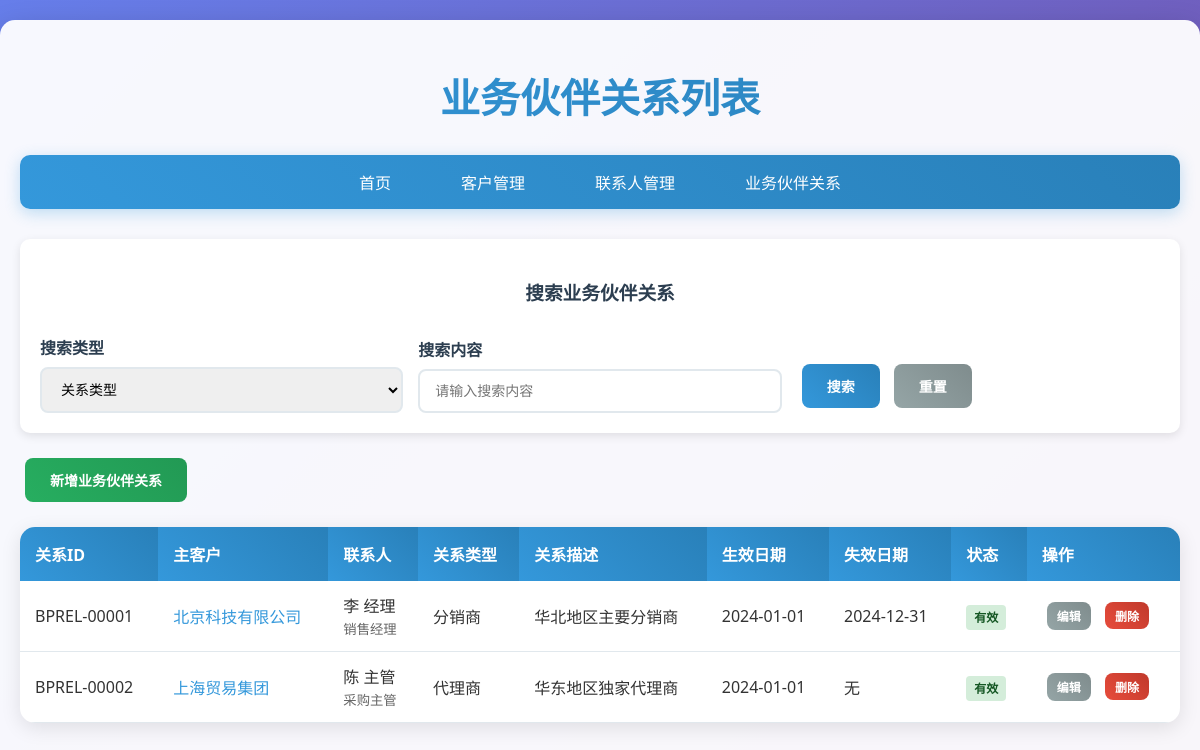
Page /customer/relationships on the earlier database version.
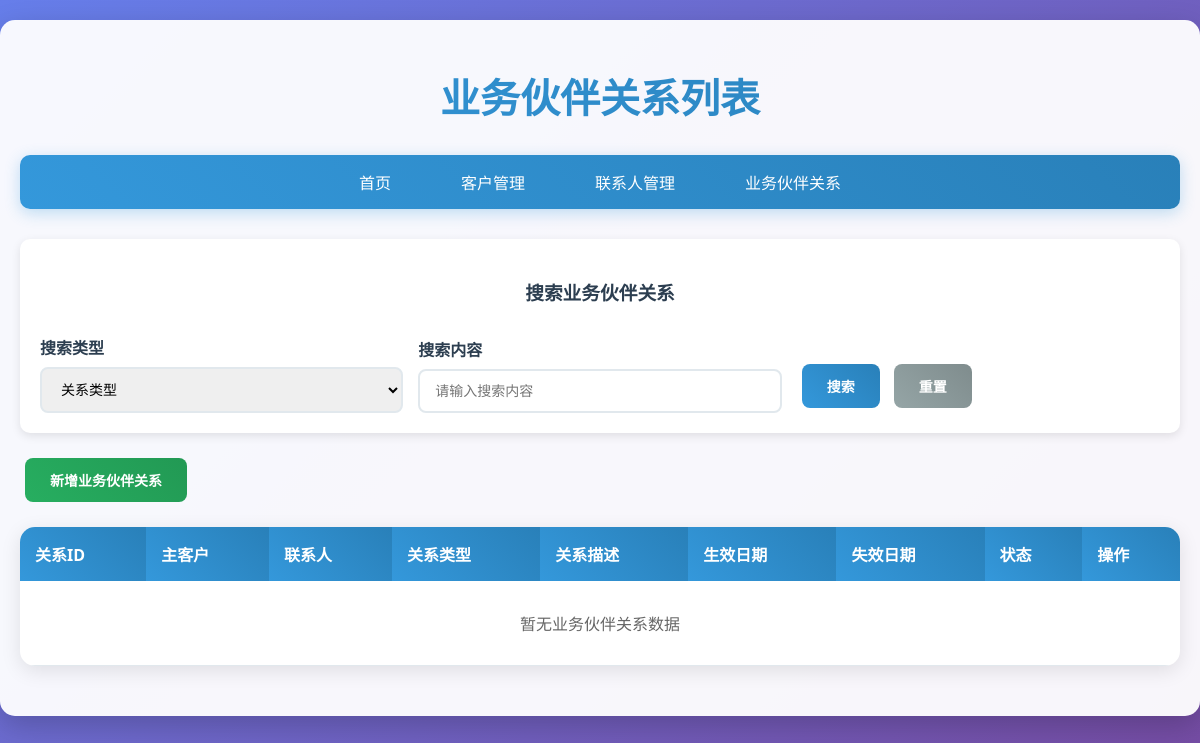
Same page on the later database version.
### customer/models.py (models this page shows, shortened)
class BPRelationship(db.Model):
    __tablename__ = 'bp_relationship'
    relationship_id = db.Column(db.String(255), primary_key=True, comment='关系ID，唯一键（如"BPREL-00001"）')
    main_customer_id = db.Column(db.String(255), db.ForeignKey('customer.customer_id'), nullable=False, comment='主客户编号')
    contact_id = db.Column(db.String(255), db.ForeignKey('contact_person.contact_id'), nullable=True, comment='联系人ID')
    relationship_type = db.Column(db.String(255), nullable=False, comment='关系类型（如"分销商""代理商"）')
    description = db.Column(db.String(255), comment='关系描述')
    effective_date = db.Column(db.Date, comment='生效日期')
    expiry_date = db.Column(db.Date, comment='失效日期')
    status = db.Column(db.String(255), default='有效', comment='关系状态（"有效""已终止"）')
    contact_person = db.relationship('ContactPerson', backref='bp_relationships', lazy=True)

class Customer(db.Model):
    __tablename__ = 'customer'
    customer_id = db.Column(db.String(255), primary_key=True, comment='客户编号，唯一键（如"CUST-CN00001"）')
    customer_name = db.Column(db.String(255), nullable=False, comment='客户名称，全称')
    customer_type = db.Column(db.String(255), nullable=False, comment='客户类型，分为person/group/organization')
    address = db.Column(db.String(255), nullable=False, comment='注册或经营地址')
    phone = db.Column(db.String(255), nullable=False, comment='固定办公电话')
    email = db.Column(db.String(255), nullable=False, comment='官方邮箱')
    credit_limit = db.Column(db.Numeric(10, 2), default=0, comment='信用额度，非负数')
    payment_terms_code = db.Column(db.String(255), comment='付款条件代码')
    sales_region_code = db.Column(db.String(255), comment='销售区域代码')
    status = db.Column(db.String(255), default='正常', comment='客户状态（"正常""已停用""已注销"）')
    created_at = db.Column(db.DateTime, default=datetime.utcnow, comment='创建时间，可自动生成')
    contact_persons = db.relationship('ContactPerson', backref='customer', lazy=True, cascade='all, delete-orphan')
    bp_relationships = db.relationship('BPRelationship', backref='main_customer', lazy=True, cascade='all, delete-orphan')

class ContactPerson(db.Model):
    __tablename__ = 'contact_person'
    contact_id = db.Column(db.String(255), primary_key=True, comment='联系人ID，唯一键（如"CONT-00001"）')
    customer_id = db.Column(db.String(255), db.ForeignKey('customer.customer_id'), nullable=False, comment='所属客户编号')
    first_name = db.Column(db.String(255), nullable=False, comment='名')
    last_name = db.Column(db.String(255), nullable=False, comment='姓')
    country_language = db.Column(db.String(255), comment='国家/语言')
    contact_info = db.Column(db.String(255), nullable=False, comment='办公电话/手机/邮箱（至少一项）')
    position = db.Column(db.String(255), comment='职位')
    status = db.Column(db.String(255), default='有效', comment='联系人状态（"有效""无效"）')

### customer/views.py (the view)
@bp.route('/relationships')
def list_relationships():
    search_form = BPRelationshipSearchForm()
    relationships = BPRelationship.query.all()
    return render_template('customer/relationship_list.html', relationships=relationships, search_form=search_form)

### customer/forms.py
class BPRelationshipSearchForm(FlaskForm):
    search_type = SelectField('搜索类型',
                             choices=[('main_customer_id', '主客户编号'), ('relationship_type', '关系类型'),
                                    ('status', '关系状态')],
                             default='relationship_type')
    search_value = StringField('搜索内容', validators=[Optional()])

### templates/customer/relationship_list.html (shortened to what this page needs)
<!DOCTYPE html>
<html lang="zh-CN">
<head>
    <link rel="stylesheet" href="{{ url_for('static', filename='style.css') }}">
</head>
<body>
    <div class="container">
        <h1>业务伙伴关系列表</h1>
        <div class="navbar">
            <ul>
                <li><a href="{{ url_for('customer.index') }}">首页</a></li>
                <li><a href="{{ url_for('customer.list_customers') }}">客户管理</a></li>
                <li><a href="{{ url_for('customer.list_contacts') }}">联系人管理</a></li>
                <li><a href="{{ url_for('customer.list_relationships') }}">业务伙伴关系</a></li>
            </ul>
        </div>
        <div class="search-container">
            <h3>搜索业务伙伴关系</h3>
            <form method="POST" action="{{ url_for('customer.search_relationships') }}" class="search-form">
                <div class="form-group">
                    {{ search_form.search_type.label }}
                    {{ search_form.search_type(class="form-control") }}
                </div>
                <div class="form-group">
                    {{ search_form.search_value.label }}
                    {{ search_form.search_value(class="form-control", placeholder="请输入搜索内容") }}
                </div>
                <div class="form-group">
                    <button type="submit" class="btn btn-primary">搜索</button>
                    <a href="{{ url_for('customer.list_relationships') }}" class="btn btn-secondary">重置</a>
                </div>
            </form>
        </div>
        <div style="margin-bottom: 20px;">
            <a href="{{ url_for('customer.create_relationship') }}" class="btn btn-success">新增业务伙伴关系</a>
        </div>
        <div class="table-container">
            <table>
                <thead>
                    <tr>
                        <th>关系ID</th>
                        <th>主客户</th>
                        <th>联系人</th>
                        <th>关系类型</th>
                        <th>关系描述</th>
                        <th>生效日期</th>
                        <th>失效日期</th>
                        <th>状态</th>
                        <th>操作</th>
                    </tr>
                </thead>
                <tbody>
                    {% for relationship in relationships %}
                    <tr>
                        <td>{{ relationship.relationship_id }}</td>
                        <td>
                            <a href="{{ url_for('customer.view_customer', customer_id=relationship.main_customer_id) }}" style="color: #3498db; text-decoration: none;">
                                {{ relationship.main_customer.customer_name }}
                            </a>
                        </td>
                        <td>
                            {% if relationship.contact_person %}
                                {{ relationship.contact_person.first_name }} {{ relationship.contact_person.last_name }}
                                {% if relationship.contact_person.position %}
                                    <br><small style="color: #666;">{{ relationship.contact_person.position }}</small>
                                {% endif %}
                            {% else %}
                                <span style="color: #999;">无</span>
                            {% endif %}
                        </td>
                        <td>{{ relationship.relationship_type }}</td>
                        <td>{{ relationship.description or '无' }}</td>
                        <td>{{ relationship.effective_date.strftime('%Y-%m-%d') if relationship.effective_date else '无' }}</td>
                        <td>{{ relationship.expiry_date.strftime('%Y-%m-%d') if relationship.expiry_date else '无' }}</td>
                        <td>
                            <span class="status-badge status-{{ relationship.status }}">
                                {{ relationship.status }}
                            </span>
                        </td>
                        <td>
                            <a href="{{ url_for('customer.edit_relationship', relationship_id=relationship.relationship_id) }}" class="btn btn-secondary" style="padding: 5px 10px; font-size: 12px;">编辑</a>
                            <form method="POST" action="{{ url_for('customer.delete_relationship', relationship_id=relationship.relationship_id) }}" style="display: inline;" onsubmit="return confirm('确定要删除这个业务伙伴关系吗？')">
                                <button type="submit" class="btn btn-danger" style="padding: 5px 10px; font-size: 12px;">删除</button>
                            </form>
                        </td>
                    </tr>
                    {% else %}
                    <tr>
                        <td colspan="9" style="text-align: center; padding: 30px; color: #666;">
                            暂无业务伙伴关系数据
                        </td>
                    </tr>
                    {% endfor %}
                </tbody>
            </table>
        </div>
    </div>
</body>
</html>

### static/style.css (style rules this page uses)
body { font-family: 'Segoe UI', Tahoma, Geneva, Verdana, sans-serif; background: linear-gradient(135deg, #667eea 0%, #764ba2 100%); margin: 0; padding: 0; min-height: 100vh; color: #333; }
.container { max-width: 1200px; margin: 0 auto; padding: 20px; background-color: rgba(255, 255, 255, 0.95); border-radius: 15px; box-shadow: 0 10px 30px rgba(0,0,0,0.2); margin-top: 20px; }
h1, h2, h3 { color: #2c3e50; text-align: center; margin-bottom: 30px; }
h1 { font-size: 2.5em; background: linear-gradient(45deg, #3498db, #2980b9); -webkit-background-clip: text; -webkit-text-fill-color: transparent; background-clip: text; }
.navbar { background: linear-gradient(45deg, #3498db, #2980b9); padding: 15px 0; margin-bottom: 30px; border-radius: 10px; box-shadow: 0 4px 15px rgba(52, 152, 219, 0.3); }
.navbar ul { list-style: none; margin: 0; padding: 0; display: flex; justify-content: center; flex-wrap: wrap; }
.navbar li { margin: 0 15px; }
.navbar a { color: white; text-decoration: none; padding: 10px 20px; border-radius: 25px; transition: all 0.3s ease; font-weight: 500; }
.form-group { margin-bottom: 20px; }
.form-group label { display: block; margin-bottom: 8px; font-weight: 600; color: #2c3e50; }
input[type="text"], input[type="email"], input[type="password"], input[type="number"], input[type="date"], select, textarea { width: 100%; padding: 12px 15px; border: 2px solid #e1e8ed; border-radius: 8px; font-size: 14px; transition: all 0.3s ease; box-sizing: border-box; }
.btn { padding: 12px 25px; border: none; border-radius: 8px; cursor: pointer; font-size: 14px; font-weight: 600; text-decoration: none; display: inline-block; transition: all 0.3s ease; margin: 5px; }
.btn-primary { background: linear-gradient(45deg, #3498db, #2980b9); color: white; }
.btn-secondary { background: linear-gradient(45deg, #95a5a6, #7f8c8d); color: white; }
.btn-success { background: linear-gradient(45deg, #27ae60, #229954); color: white; }
.table-container { background: white; border-radius: 15px; overflow: hidden; box-shadow: 0 5px 20px rgba(0,0,0,0.1); margin-bottom: 30px; }
table { width: 100%; border-collapse: collapse; }
th { background: linear-gradient(45deg, #3498db, #2980b9); color: white; padding: 15px; text-align: left; font-weight: 600; }
td { padding: 12px 15px; border-bottom: 1px solid #e1e8ed; }
.search-container { background: white; padding: 20px; border-radius: 10px; margin-bottom: 20px; box-shadow: 0 3px 10px rgba(0,0,0,0.1); }
.search-form { display: flex; gap: 15px; align-items: end; flex-wrap: wrap; }
.search-form .form-group { margin-bottom: 0; flex: 1; min-width: 200px; }

Differences in the rows shown:
removed BPRelationship: relationship_id "BPREL-00001", main_customer.customer_name "北京科技有限公司", contact_person.first_name "李", contact_person.last_name "经理", contact_person.position "销售经理", relationship_type "分销商", description "华北地区主要分销商", effective_date "2024-01-01", expiry_date "2024-12-31", status "有效"
removed BPRelationship: relationship_id "BPREL-00002", main_customer.customer_name "上海贸易集团", contact_person.first_name "陈", contact_person.last_name "主管", contact_person.position "采购主管", relationship_type "代理商", description "华东地区独家代理商", effective_date "2024-01-01", expiry_date "无", status "有效"
Other differences:
text now shown: "暂无业务伙伴关系数据"
